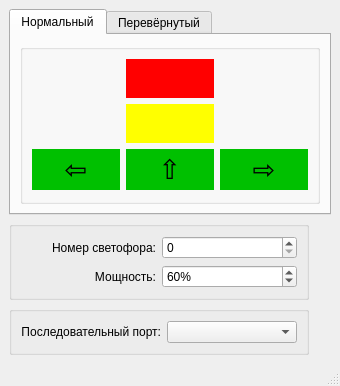
<?xml version="1.0" encoding="UTF-8"?>
<ui version="4.0">
 <class>MainWindow</class>
 <widget class="QMainWindow" name="MainWindow">
  <property name="maximumSize">
   <size>
    <width>16777215</width>
    <height>750</height>
   </size>
  </property>
  <property name="windowTitle">
   <string>Светофор</string>
  </property>
  <widget class="QWidget" name="centralwidget">
   <layout class="QGridLayout" name="gridLayout">
    <item row="1" column="0">
     <widget class="QGroupBox" name="deviceSettingsGroupBox">
      <property name="sizePolicy">
       <sizepolicy hsizetype="Fixed" vsizetype="Preferred">
        <horstretch>0</horstretch>
        <verstretch>0</verstretch>
       </sizepolicy>
      </property>
      <property name="minimumSize">
       <size>
        <width>300</width>
        <height>0</height>
       </size>
      </property>
      <property name="maximumSize">
       <size>
        <width>300</width>
        <height>16777215</height>
       </size>
      </property>
      <property name="title">
       <string/>
      </property>
      <layout class="QGridLayout" name="gridLayout_2">
       <item row="1" column="1">
        <widget class="QLabel" name="deviceIdLabel">
         <property name="text">
          <string>Номер светофора:</string>
         </property>
         <property name="alignment">
          <set>Qt::AlignRight|Qt::AlignTrailing|Qt::AlignVCenter</set>
         </property>
        </widget>
       </item>
       <item row="1" column="2">
        <widget class="QSpinBox" name="deviceIdSpinBox">
         <property name="maximum">
          <number>63</number>
         </property>
        </widget>
       </item>
       <item row="2" column="1">
        <widget class="QLabel" name="powerLabel">
         <property name="text">
          <string>Мощность:</string>
         </property>
         <property name="alignment">
          <set>Qt::AlignRight|Qt::AlignTrailing|Qt::AlignVCenter</set>
         </property>
        </widget>
       </item>
       <item row="2" column="2">
        <widget class="QSpinBox" name="powerSpinBox">
         <property name="suffix">
          <string>%</string>
         </property>
         <property name="maximum">
          <number>100</number>
         </property>
         <property name="singleStep">
          <number>5</number>
         </property>
         <property name="value">
          <number>60</number>
         </property>
        </widget>
       </item>
      </layout>
     </widget>
    </item>
    <item row="0" column="0">
     <widget class="QTabWidget" name="tabWidget">
      <property name="currentIndex">
       <number>0</number>
      </property>
      <widget class="QWidget" name="normalTab">
       <attribute name="title">
        <string>Нормальный</string>
       </attribute>
       <layout class="QVBoxLayout" name="verticalLayout">
        <item>
         <widget class="QGroupBox" name="normalTrafficLightGroupBox">
          <property name="sizePolicy">
           <sizepolicy hsizetype="Fixed" vsizetype="Preferred">
            <horstretch>0</horstretch>
            <verstretch>0</verstretch>
           </sizepolicy>
          </property>
          <property name="minimumSize">
           <size>
            <width>300</width>
            <height>0</height>
           </size>
          </property>
          <property name="maximumSize">
           <size>
            <width>300</width>
            <height>16777215</height>
           </size>
          </property>
          <property name="title">
           <string/>
          </property>
          <layout class="QGridLayout" name="gridLayout_6">
           <item row="9" column="3">
            <widget class="QPushButton" name="normalRedPushButton">
             <property name="palette">
              <palette>
               <active>
                <colorrole role="Button">
                 <brush brushstyle="SolidPattern">
                  <color alpha="255">
                   <red>255</red>
                   <green>0</green>
                   <blue>0</blue>
                  </color>
                 </brush>
                </colorrole>
                <colorrole role="Base">
                 <brush brushstyle="SolidPattern">
                  <color alpha="255">
                   <red>252</red>
                   <green>252</green>
                   <blue>252</blue>
                  </color>
                 </brush>
                </colorrole>
                <colorrole role="Window">
                 <brush brushstyle="SolidPattern">
                  <color alpha="255">
                   <red>255</red>
                   <green>0</green>
                   <blue>0</blue>
                  </color>
                 </brush>
                </colorrole>
               </active>
               <inactive>
                <colorrole role="Button">
                 <brush brushstyle="SolidPattern">
                  <color alpha="255">
                   <red>255</red>
                   <green>0</green>
                   <blue>0</blue>
                  </color>
                 </brush>
                </colorrole>
                <colorrole role="Base">
                 <brush brushstyle="SolidPattern">
                  <color alpha="255">
                   <red>252</red>
                   <green>252</green>
                   <blue>252</blue>
                  </color>
                 </brush>
                </colorrole>
                <colorrole role="Window">
                 <brush brushstyle="SolidPattern">
                  <color alpha="255">
                   <red>255</red>
                   <green>0</green>
                   <blue>0</blue>
                  </color>
                 </brush>
                </colorrole>
               </inactive>
               <disabled>
                <colorrole role="Button">
                 <brush brushstyle="SolidPattern">
                  <color alpha="255">
                   <red>255</red>
                   <green>0</green>
                   <blue>0</blue>
                  </color>
                 </brush>
                </colorrole>
                <colorrole role="Base">
                 <brush brushstyle="SolidPattern">
                  <color alpha="255">
                   <red>255</red>
                   <green>0</green>
                   <blue>0</blue>
                  </color>
                 </brush>
                </colorrole>
                <colorrole role="Window">
                 <brush brushstyle="SolidPattern">
                  <color alpha="255">
                   <red>255</red>
                   <green>0</green>
                   <blue>0</blue>
                  </color>
                 </brush>
                </colorrole>
               </disabled>
              </palette>
             </property>
             <property name="font">
              <font>
               <pointsize>20</pointsize>
              </font>
             </property>
             <property name="autoFillBackground">
              <bool>true</bool>
             </property>
             <property name="text">
              <string/>
             </property>
             <property name="flat">
              <bool>true</bool>
             </property>
            </widget>
           </item>
           <item row="10" column="3">
            <widget class="QPushButton" name="normalYellowPushButton">
             <property name="palette">
              <palette>
               <active>
                <colorrole role="Button">
                 <brush brushstyle="SolidPattern">
                  <color alpha="255">
                   <red>255</red>
                   <green>255</green>
                   <blue>0</blue>
                  </color>
                 </brush>
                </colorrole>
                <colorrole role="Base">
                 <brush brushstyle="SolidPattern">
                  <color alpha="255">
                   <red>252</red>
                   <green>252</green>
                   <blue>252</blue>
                  </color>
                 </brush>
                </colorrole>
                <colorrole role="Window">
                 <brush brushstyle="SolidPattern">
                  <color alpha="255">
                   <red>255</red>
                   <green>255</green>
                   <blue>0</blue>
                  </color>
                 </brush>
                </colorrole>
               </active>
               <inactive>
                <colorrole role="Button">
                 <brush brushstyle="SolidPattern">
                  <color alpha="255">
                   <red>255</red>
                   <green>255</green>
                   <blue>0</blue>
                  </color>
                 </brush>
                </colorrole>
                <colorrole role="Base">
                 <brush brushstyle="SolidPattern">
                  <color alpha="255">
                   <red>252</red>
                   <green>252</green>
                   <blue>252</blue>
                  </color>
                 </brush>
                </colorrole>
                <colorrole role="Window">
                 <brush brushstyle="SolidPattern">
                  <color alpha="255">
                   <red>255</red>
                   <green>255</green>
                   <blue>0</blue>
                  </color>
                 </brush>
                </colorrole>
               </inactive>
               <disabled>
                <colorrole role="Button">
                 <brush brushstyle="SolidPattern">
                  <color alpha="255">
                   <red>255</red>
                   <green>255</green>
                   <blue>0</blue>
                  </color>
                 </brush>
                </colorrole>
                <colorrole role="Base">
                 <brush brushstyle="SolidPattern">
                  <color alpha="255">
                   <red>255</red>
                   <green>255</green>
                   <blue>0</blue>
                  </color>
                 </brush>
                </colorrole>
                <colorrole role="Window">
                 <brush brushstyle="SolidPattern">
                  <color alpha="255">
                   <red>255</red>
                   <green>255</green>
                   <blue>0</blue>
                  </color>
                 </brush>
                </colorrole>
               </disabled>
              </palette>
             </property>
             <property name="font">
              <font>
               <pointsize>20</pointsize>
              </font>
             </property>
             <property name="autoFillBackground">
              <bool>true</bool>
             </property>
             <property name="text">
              <string/>
             </property>
             <property name="flat">
              <bool>true</bool>
             </property>
            </widget>
           </item>
           <item row="11" column="2">
            <widget class="QPushButton" name="normalGreenLeftPushButton">
             <property name="palette">
              <palette>
               <active>
                <colorrole role="Button">
                 <brush brushstyle="SolidPattern">
                  <color alpha="255">
                   <red>0</red>
                   <green>192</green>
                   <blue>0</blue>
                  </color>
                 </brush>
                </colorrole>
                <colorrole role="Base">
                 <brush brushstyle="SolidPattern">
                  <color alpha="255">
                   <red>252</red>
                   <green>252</green>
                   <blue>252</blue>
                  </color>
                 </brush>
                </colorrole>
                <colorrole role="Window">
                 <brush brushstyle="SolidPattern">
                  <color alpha="255">
                   <red>0</red>
                   <green>192</green>
                   <blue>0</blue>
                  </color>
                 </brush>
                </colorrole>
               </active>
               <inactive>
                <colorrole role="Button">
                 <brush brushstyle="SolidPattern">
                  <color alpha="255">
                   <red>0</red>
                   <green>192</green>
                   <blue>0</blue>
                  </color>
                 </brush>
                </colorrole>
                <colorrole role="Base">
                 <brush brushstyle="SolidPattern">
                  <color alpha="255">
                   <red>252</red>
                   <green>252</green>
                   <blue>252</blue>
                  </color>
                 </brush>
                </colorrole>
                <colorrole role="Window">
                 <brush brushstyle="SolidPattern">
                  <color alpha="255">
                   <red>0</red>
                   <green>192</green>
                   <blue>0</blue>
                  </color>
                 </brush>
                </colorrole>
               </inactive>
               <disabled>
                <colorrole role="Button">
                 <brush brushstyle="SolidPattern">
                  <color alpha="255">
                   <red>0</red>
                   <green>192</green>
                   <blue>0</blue>
                  </color>
                 </brush>
                </colorrole>
                <colorrole role="Base">
                 <brush brushstyle="SolidPattern">
                  <color alpha="255">
                   <red>0</red>
                   <green>192</green>
                   <blue>0</blue>
                  </color>
                 </brush>
                </colorrole>
                <colorrole role="Window">
                 <brush brushstyle="SolidPattern">
                  <color alpha="255">
                   <red>0</red>
                   <green>192</green>
                   <blue>0</blue>
                  </color>
                 </brush>
                </colorrole>
               </disabled>
              </palette>
             </property>
             <property name="font">
              <font>
               <pointsize>20</pointsize>
              </font>
             </property>
             <property name="autoFillBackground">
              <bool>true</bool>
             </property>
             <property name="text">
              <string>⇦</string>
             </property>
             <property name="flat">
              <bool>true</bool>
             </property>
            </widget>
           </item>
           <item row="11" column="3">
            <widget class="QPushButton" name="normalGreenPushButton">
             <property name="palette">
              <palette>
               <active>
                <colorrole role="Button">
                 <brush brushstyle="SolidPattern">
                  <color alpha="255">
                   <red>0</red>
                   <green>192</green>
                   <blue>0</blue>
                  </color>
                 </brush>
                </colorrole>
                <colorrole role="Base">
                 <brush brushstyle="SolidPattern">
                  <color alpha="255">
                   <red>252</red>
                   <green>252</green>
                   <blue>252</blue>
                  </color>
                 </brush>
                </colorrole>
                <colorrole role="Window">
                 <brush brushstyle="SolidPattern">
                  <color alpha="255">
                   <red>0</red>
                   <green>192</green>
                   <blue>0</blue>
                  </color>
                 </brush>
                </colorrole>
               </active>
               <inactive>
                <colorrole role="Button">
                 <brush brushstyle="SolidPattern">
                  <color alpha="255">
                   <red>0</red>
                   <green>192</green>
                   <blue>0</blue>
                  </color>
                 </brush>
                </colorrole>
                <colorrole role="Base">
                 <brush brushstyle="SolidPattern">
                  <color alpha="255">
                   <red>252</red>
                   <green>252</green>
                   <blue>252</blue>
                  </color>
                 </brush>
                </colorrole>
                <colorrole role="Window">
                 <brush brushstyle="SolidPattern">
                  <color alpha="255">
                   <red>0</red>
                   <green>192</green>
                   <blue>0</blue>
                  </color>
                 </brush>
                </colorrole>
               </inactive>
               <disabled>
                <colorrole role="Button">
                 <brush brushstyle="SolidPattern">
                  <color alpha="255">
                   <red>0</red>
                   <green>192</green>
                   <blue>0</blue>
                  </color>
                 </brush>
                </colorrole>
                <colorrole role="Base">
                 <brush brushstyle="SolidPattern">
                  <color alpha="255">
                   <red>0</red>
                   <green>192</green>
                   <blue>0</blue>
                  </color>
                 </brush>
                </colorrole>
                <colorrole role="Window">
                 <brush brushstyle="SolidPattern">
                  <color alpha="255">
                   <red>0</red>
                   <green>192</green>
                   <blue>0</blue>
                  </color>
                 </brush>
                </colorrole>
               </disabled>
              </palette>
             </property>
             <property name="font">
              <font>
               <pointsize>20</pointsize>
              </font>
             </property>
             <property name="autoFillBackground">
              <bool>true</bool>
             </property>
             <property name="text">
              <string>⇧</string>
             </property>
             <property name="flat">
              <bool>true</bool>
             </property>
            </widget>
           </item>
           <item row="11" column="4">
            <widget class="QPushButton" name="normalGreenRightPushButton">
             <property name="palette">
              <palette>
               <active>
                <colorrole role="Button">
                 <brush brushstyle="SolidPattern">
                  <color alpha="255">
                   <red>0</red>
                   <green>192</green>
                   <blue>0</blue>
                  </color>
                 </brush>
                </colorrole>
                <colorrole role="Base">
                 <brush brushstyle="SolidPattern">
                  <color alpha="255">
                   <red>252</red>
                   <green>252</green>
                   <blue>252</blue>
                  </color>
                 </brush>
                </colorrole>
                <colorrole role="Window">
                 <brush brushstyle="SolidPattern">
                  <color alpha="255">
                   <red>0</red>
                   <green>192</green>
                   <blue>0</blue>
                  </color>
                 </brush>
                </colorrole>
               </active>
               <inactive>
                <colorrole role="Button">
                 <brush brushstyle="SolidPattern">
                  <color alpha="255">
                   <red>0</red>
                   <green>192</green>
                   <blue>0</blue>
                  </color>
                 </brush>
                </colorrole>
                <colorrole role="Base">
                 <brush brushstyle="SolidPattern">
                  <color alpha="255">
                   <red>252</red>
                   <green>252</green>
                   <blue>252</blue>
                  </color>
                 </brush>
                </colorrole>
                <colorrole role="Window">
                 <brush brushstyle="SolidPattern">
                  <color alpha="255">
                   <red>0</red>
                   <green>192</green>
                   <blue>0</blue>
                  </color>
                 </brush>
                </colorrole>
               </inactive>
               <disabled>
                <colorrole role="Button">
                 <brush brushstyle="SolidPattern">
                  <color alpha="255">
                   <red>0</red>
                   <green>192</green>
                   <blue>0</blue>
                  </color>
                 </brush>
                </colorrole>
                <colorrole role="Base">
                 <brush brushstyle="SolidPattern">
                  <color alpha="255">
                   <red>0</red>
                   <green>192</green>
                   <blue>0</blue>
                  </color>
                 </brush>
                </colorrole>
                <colorrole role="Window">
                 <brush brushstyle="SolidPattern">
                  <color alpha="255">
                   <red>0</red>
                   <green>192</green>
                   <blue>0</blue>
                  </color>
                 </brush>
                </colorrole>
               </disabled>
              </palette>
             </property>
             <property name="font">
              <font>
               <pointsize>20</pointsize>
              </font>
             </property>
             <property name="autoFillBackground">
              <bool>true</bool>
             </property>
             <property name="text">
              <string>⇨</string>
             </property>
             <property name="flat">
              <bool>true</bool>
             </property>
            </widget>
           </item>
          </layout>
         </widget>
        </item>
       </layout>
      </widget>
      <widget class="QWidget" name="invertedTab">
       <attribute name="title">
        <string>Перевёрнутый</string>
       </attribute>
       <layout class="QVBoxLayout" name="verticalLayout_2">
        <item>
         <widget class="QGroupBox" name="invertedTrafficLightGroupBox">
          <property name="sizePolicy">
           <sizepolicy hsizetype="Fixed" vsizetype="Preferred">
            <horstretch>0</horstretch>
            <verstretch>0</verstretch>
           </sizepolicy>
          </property>
          <property name="minimumSize">
           <size>
            <width>300</width>
            <height>0</height>
           </size>
          </property>
          <property name="maximumSize">
           <size>
            <width>300</width>
            <height>16777215</height>
           </size>
          </property>
          <property name="title">
           <string/>
          </property>
          <layout class="QGridLayout" name="gridLayout_5">
           <item row="10" column="3">
            <widget class="QPushButton" name="invertedYellowPushButton">
             <property name="palette">
              <palette>
               <active>
                <colorrole role="Button">
                 <brush brushstyle="SolidPattern">
                  <color alpha="255">
                   <red>255</red>
                   <green>255</green>
                   <blue>0</blue>
                  </color>
                 </brush>
                </colorrole>
                <colorrole role="Base">
                 <brush brushstyle="SolidPattern">
                  <color alpha="255">
                   <red>252</red>
                   <green>252</green>
                   <blue>252</blue>
                  </color>
                 </brush>
                </colorrole>
                <colorrole role="Window">
                 <brush brushstyle="SolidPattern">
                  <color alpha="255">
                   <red>255</red>
                   <green>255</green>
                   <blue>0</blue>
                  </color>
                 </brush>
                </colorrole>
               </active>
               <inactive>
                <colorrole role="Button">
                 <brush brushstyle="SolidPattern">
                  <color alpha="255">
                   <red>255</red>
                   <green>255</green>
                   <blue>0</blue>
                  </color>
                 </brush>
                </colorrole>
                <colorrole role="Base">
                 <brush brushstyle="SolidPattern">
                  <color alpha="255">
                   <red>252</red>
                   <green>252</green>
                   <blue>252</blue>
                  </color>
                 </brush>
                </colorrole>
                <colorrole role="Window">
                 <brush brushstyle="SolidPattern">
                  <color alpha="255">
                   <red>255</red>
                   <green>255</green>
                   <blue>0</blue>
                  </color>
                 </brush>
                </colorrole>
               </inactive>
               <disabled>
                <colorrole role="Button">
                 <brush brushstyle="SolidPattern">
                  <color alpha="255">
                   <red>255</red>
                   <green>255</green>
                   <blue>0</blue>
                  </color>
                 </brush>
                </colorrole>
                <colorrole role="Base">
                 <brush brushstyle="SolidPattern">
                  <color alpha="255">
                   <red>255</red>
                   <green>255</green>
                   <blue>0</blue>
                  </color>
                 </brush>
                </colorrole>
                <colorrole role="Window">
                 <brush brushstyle="SolidPattern">
                  <color alpha="255">
                   <red>255</red>
                   <green>255</green>
                   <blue>0</blue>
                  </color>
                 </brush>
                </colorrole>
               </disabled>
              </palette>
             </property>
             <property name="font">
              <font>
               <pointsize>20</pointsize>
              </font>
             </property>
             <property name="autoFillBackground">
              <bool>true</bool>
             </property>
             <property name="text">
              <string/>
             </property>
             <property name="flat">
              <bool>true</bool>
             </property>
            </widget>
           </item>
           <item row="11" column="3">
            <widget class="QPushButton" name="invertedRedPushButton">
             <property name="palette">
              <palette>
               <active>
                <colorrole role="Button">
                 <brush brushstyle="SolidPattern">
                  <color alpha="255">
                   <red>255</red>
                   <green>0</green>
                   <blue>0</blue>
                  </color>
                 </brush>
                </colorrole>
                <colorrole role="Base">
                 <brush brushstyle="SolidPattern">
                  <color alpha="255">
                   <red>252</red>
                   <green>252</green>
                   <blue>252</blue>
                  </color>
                 </brush>
                </colorrole>
                <colorrole role="Window">
                 <brush brushstyle="SolidPattern">
                  <color alpha="255">
                   <red>255</red>
                   <green>0</green>
                   <blue>0</blue>
                  </color>
                 </brush>
                </colorrole>
               </active>
               <inactive>
                <colorrole role="Button">
                 <brush brushstyle="SolidPattern">
                  <color alpha="255">
                   <red>255</red>
                   <green>0</green>
                   <blue>0</blue>
                  </color>
                 </brush>
                </colorrole>
                <colorrole role="Base">
                 <brush brushstyle="SolidPattern">
                  <color alpha="255">
                   <red>252</red>
                   <green>252</green>
                   <blue>252</blue>
                  </color>
                 </brush>
                </colorrole>
                <colorrole role="Window">
                 <brush brushstyle="SolidPattern">
                  <color alpha="255">
                   <red>255</red>
                   <green>0</green>
                   <blue>0</blue>
                  </color>
                 </brush>
                </colorrole>
               </inactive>
               <disabled>
                <colorrole role="Button">
                 <brush brushstyle="SolidPattern">
                  <color alpha="255">
                   <red>255</red>
                   <green>0</green>
                   <blue>0</blue>
                  </color>
                 </brush>
                </colorrole>
                <colorrole role="Base">
                 <brush brushstyle="SolidPattern">
                  <color alpha="255">
                   <red>255</red>
                   <green>0</green>
                   <blue>0</blue>
                  </color>
                 </brush>
                </colorrole>
                <colorrole role="Window">
                 <brush brushstyle="SolidPattern">
                  <color alpha="255">
                   <red>255</red>
                   <green>0</green>
                   <blue>0</blue>
                  </color>
                 </brush>
                </colorrole>
               </disabled>
              </palette>
             </property>
             <property name="font">
              <font>
               <pointsize>20</pointsize>
              </font>
             </property>
             <property name="autoFillBackground">
              <bool>true</bool>
             </property>
             <property name="text">
              <string/>
             </property>
             <property name="flat">
              <bool>true</bool>
             </property>
            </widget>
           </item>
           <item row="9" column="3">
            <widget class="QPushButton" name="invertedGreenPushButton">
             <property name="palette">
              <palette>
               <active>
                <colorrole role="Button">
                 <brush brushstyle="SolidPattern">
                  <color alpha="255">
                   <red>0</red>
                   <green>192</green>
                   <blue>0</blue>
                  </color>
                 </brush>
                </colorrole>
                <colorrole role="Base">
                 <brush brushstyle="SolidPattern">
                  <color alpha="255">
                   <red>252</red>
                   <green>252</green>
                   <blue>252</blue>
                  </color>
                 </brush>
                </colorrole>
                <colorrole role="Window">
                 <brush brushstyle="SolidPattern">
                  <color alpha="255">
                   <red>0</red>
                   <green>192</green>
                   <blue>0</blue>
                  </color>
                 </brush>
                </colorrole>
               </active>
               <inactive>
                <colorrole role="Button">
                 <brush brushstyle="SolidPattern">
                  <color alpha="255">
                   <red>0</red>
                   <green>192</green>
                   <blue>0</blue>
                  </color>
                 </brush>
                </colorrole>
                <colorrole role="Base">
                 <brush brushstyle="SolidPattern">
                  <color alpha="255">
                   <red>252</red>
                   <green>252</green>
                   <blue>252</blue>
                  </color>
                 </brush>
                </colorrole>
                <colorrole role="Window">
                 <brush brushstyle="SolidPattern">
                  <color alpha="255">
                   <red>0</red>
                   <green>192</green>
                   <blue>0</blue>
                  </color>
                 </brush>
                </colorrole>
               </inactive>
               <disabled>
                <colorrole role="Button">
                 <brush brushstyle="SolidPattern">
                  <color alpha="255">
                   <red>0</red>
                   <green>192</green>
                   <blue>0</blue>
                  </color>
                 </brush>
                </colorrole>
                <colorrole role="Base">
                 <brush brushstyle="SolidPattern">
                  <color alpha="255">
                   <red>0</red>
                   <green>192</green>
                   <blue>0</blue>
                  </color>
                 </brush>
                </colorrole>
                <colorrole role="Window">
                 <brush brushstyle="SolidPattern">
                  <color alpha="255">
                   <red>0</red>
                   <green>192</green>
                   <blue>0</blue>
                  </color>
                 </brush>
                </colorrole>
               </disabled>
              </palette>
             </property>
             <property name="font">
              <font>
               <pointsize>20</pointsize>
              </font>
             </property>
             <property name="autoFillBackground">
              <bool>true</bool>
             </property>
             <property name="text">
              <string>⇧</string>
             </property>
             <property name="flat">
              <bool>true</bool>
             </property>
            </widget>
           </item>
           <item row="9" column="2">
            <widget class="QPushButton" name="invertedGreenLeftPushButton">
             <property name="palette">
              <palette>
               <active>
                <colorrole role="Button">
                 <brush brushstyle="SolidPattern">
                  <color alpha="255">
                   <red>0</red>
                   <green>192</green>
                   <blue>0</blue>
                  </color>
                 </brush>
                </colorrole>
                <colorrole role="Base">
                 <brush brushstyle="SolidPattern">
                  <color alpha="255">
                   <red>252</red>
                   <green>252</green>
                   <blue>252</blue>
                  </color>
                 </brush>
                </colorrole>
                <colorrole role="Window">
                 <brush brushstyle="SolidPattern">
                  <color alpha="255">
                   <red>0</red>
                   <green>192</green>
                   <blue>0</blue>
                  </color>
                 </brush>
                </colorrole>
               </active>
               <inactive>
                <colorrole role="Button">
                 <brush brushstyle="SolidPattern">
                  <color alpha="255">
                   <red>0</red>
                   <green>192</green>
                   <blue>0</blue>
                  </color>
                 </brush>
                </colorrole>
                <colorrole role="Base">
                 <brush brushstyle="SolidPattern">
                  <color alpha="255">
                   <red>252</red>
                   <green>252</green>
                   <blue>252</blue>
                  </color>
                 </brush>
                </colorrole>
                <colorrole role="Window">
                 <brush brushstyle="SolidPattern">
                  <color alpha="255">
                   <red>0</red>
                   <green>192</green>
                   <blue>0</blue>
                  </color>
                 </brush>
                </colorrole>
               </inactive>
               <disabled>
                <colorrole role="Button">
                 <brush brushstyle="SolidPattern">
                  <color alpha="255">
                   <red>0</red>
                   <green>192</green>
                   <blue>0</blue>
                  </color>
                 </brush>
                </colorrole>
                <colorrole role="Base">
                 <brush brushstyle="SolidPattern">
                  <color alpha="255">
                   <red>0</red>
                   <green>192</green>
                   <blue>0</blue>
                  </color>
                 </brush>
                </colorrole>
                <colorrole role="Window">
                 <brush brushstyle="SolidPattern">
                  <color alpha="255">
                   <red>0</red>
                   <green>192</green>
                   <blue>0</blue>
                  </color>
                 </brush>
                </colorrole>
               </disabled>
              </palette>
             </property>
             <property name="font">
              <font>
               <pointsize>20</pointsize>
              </font>
             </property>
             <property name="autoFillBackground">
              <bool>true</bool>
             </property>
             <property name="text">
              <string>⇦</string>
             </property>
             <property name="flat">
              <bool>true</bool>
             </property>
            </widget>
           </item>
           <item row="9" column="4">
            <widget class="QPushButton" name="invertedGreenRightPushButton">
             <property name="palette">
              <palette>
               <active>
                <colorrole role="Button">
                 <brush brushstyle="SolidPattern">
                  <color alpha="255">
                   <red>0</red>
                   <green>192</green>
                   <blue>0</blue>
                  </color>
                 </brush>
                </colorrole>
                <colorrole role="Base">
                 <brush brushstyle="SolidPattern">
                  <color alpha="255">
                   <red>252</red>
                   <green>252</green>
                   <blue>252</blue>
                  </color>
                 </brush>
                </colorrole>
                <colorrole role="Window">
                 <brush brushstyle="SolidPattern">
                  <color alpha="255">
                   <red>0</red>
                   <green>192</green>
                   <blue>0</blue>
                  </color>
                 </brush>
                </colorrole>
               </active>
               <inactive>
                <colorrole role="Button">
                 <brush brushstyle="SolidPattern">
                  <color alpha="255">
                   <red>0</red>
                   <green>192</green>
                   <blue>0</blue>
                  </color>
                 </brush>
                </colorrole>
                <colorrole role="Base">
                 <brush brushstyle="SolidPattern">
                  <color alpha="255">
                   <red>252</red>
                   <green>252</green>
                   <blue>252</blue>
                  </color>
                 </brush>
                </colorrole>
                <colorrole role="Window">
                 <brush brushstyle="SolidPattern">
                  <color alpha="255">
                   <red>0</red>
                   <green>192</green>
                   <blue>0</blue>
                  </color>
                 </brush>
                </colorrole>
               </inactive>
               <disabled>
                <colorrole role="Button">
                 <brush brushstyle="SolidPattern">
                  <color alpha="255">
                   <red>0</red>
                   <green>192</green>
                   <blue>0</blue>
                  </color>
                 </brush>
                </colorrole>
                <colorrole role="Base">
                 <brush brushstyle="SolidPattern">
                  <color alpha="255">
                   <red>0</red>
                   <green>192</green>
                   <blue>0</blue>
                  </color>
                 </brush>
                </colorrole>
                <colorrole role="Window">
                 <brush brushstyle="SolidPattern">
                  <color alpha="255">
                   <red>0</red>
                   <green>192</green>
                   <blue>0</blue>
                  </color>
                 </brush>
                </colorrole>
               </disabled>
              </palette>
             </property>
             <property name="font">
              <font>
               <pointsize>20</pointsize>
              </font>
             </property>
             <property name="autoFillBackground">
              <bool>true</bool>
             </property>
             <property name="text">
              <string>⇨</string>
             </property>
             <property name="flat">
              <bool>true</bool>
             </property>
            </widget>
           </item>
          </layout>
         </widget>
        </item>
       </layout>
      </widget>
     </widget>
    </item>
    <item row="2" column="0">
     <widget class="QGroupBox" name="serialPortSettingsGroupBox">
      <property name="sizePolicy">
       <sizepolicy hsizetype="Fixed" vsizetype="Preferred">
        <horstretch>0</horstretch>
        <verstretch>0</verstretch>
       </sizepolicy>
      </property>
      <property name="minimumSize">
       <size>
        <width>300</width>
        <height>0</height>
       </size>
      </property>
      <property name="maximumSize">
       <size>
        <width>300</width>
        <height>16777215</height>
       </size>
      </property>
      <property name="title">
       <string/>
      </property>
      <layout class="QGridLayout" name="gridLayout_4">
       <item row="0" column="0">
        <widget class="QLabel" name="serialPortLabel">
         <property name="text">
          <string>Последовательный порт:</string>
         </property>
         <property name="alignment">
          <set>Qt::AlignRight|Qt::AlignTrailing|Qt::AlignVCenter</set>
         </property>
        </widget>
       </item>
       <item row="0" column="1">
        <widget class="QComboBox" name="serialPortComboBox"/>
       </item>
      </layout>
     </widget>
    </item>
   </layout>
  </widget>
  <widget class="QStatusBar" name="statusbar"/>
 </widget>
 <resources/>
 <connections/>
</ui>
